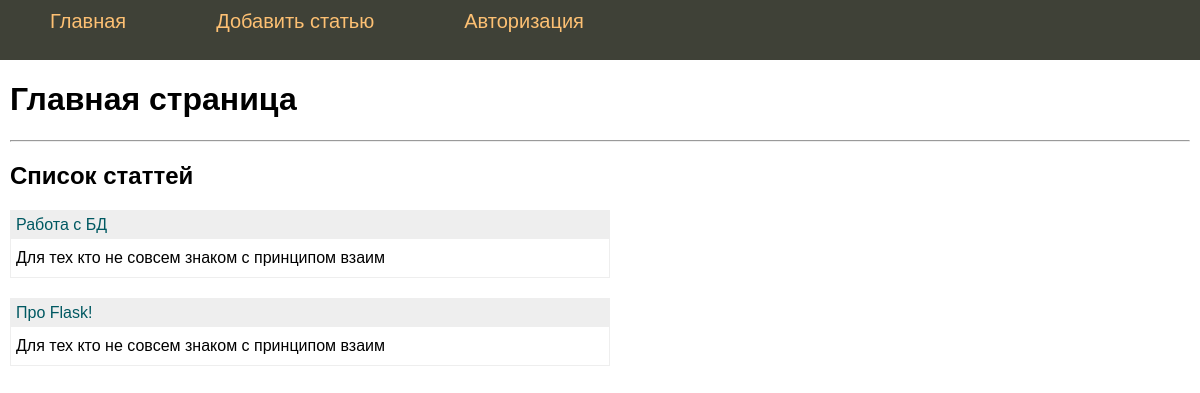
The page / on the database its author committed.
### tables this page shows
CREATE TABLE mainmenu (
id integer PRIMARY KEY AUTOINCREMENT,
title text NOT NULL,
url text NOT NULL
);

CREATE TABLE posts (
id integer PRIMARY KEY AUTOINCREMENT,
title text NOT NULL,
text text NOT NULL,
url text NOT NULL,
time integer NOT NULL
);

### flsite.py (the view)
@app.route("/")
def index():
    return render_template('index.html', menu=dbase.getMenu(), posts=dbase.getPostAnonce())

### FDataBase.py (called while the page is built)
    def getMenu(self):
        sql = '''SELECT * FROM mainmenu'''
        try:
            self.__cur.execute(sql)
            res = self.__cur.fetchall()
            if res: return res
        except:
            print("Ошибка чтения из БД")
        return []

    def getPostAnonce(self):
        try:
            self.__cur.execute(f"SELECT id, title, text, url FROM posts ORDER BY time DESC")
            res = self.__cur.fetchall()
            if res: return res
        except sqlite3.Error as e:
            print("Ошибка получения статьи из БД"+str(e))

### flsite.py (called while the page is built)
def connect_db():
    conn = sqlite3.connect(app.config['DATABASE'])
    conn.row_factory = sqlite3.Row
    return conn

def get_db():
    if not hasattr(g, 'link_db'):
        g.link_db = connect_db()
    return g.link_db

@app.before_request
def before_request():
    global dbase
    db = get_db()
    dbase=FDataBase(db)

### templates/index.html
{% extends 'base.html' %}
{% block content %}
    {{ super() }}
    <hr>
    <h2>Список статтей</h2>
    <ul class="list-posts">
        {% for p in posts %}
            <li>
                <p class="title"><a href="{{ url_for('showPost', alias=p.url) }}">{{ p.title }}</a></p>
                <p class="annonce">{{ p.text[:50] | striptags }}</p>
            </li>
        {% endfor %}
    </ul>
{% endblock %}

### templates/base.html (shortened to what this page needs)
<!doctype html>
<html lang="ru">
<head>
    <link rel="stylesheet" href="{{ url_for('static', filename='css/style.css') }}">
</head>
<body>
    {% block content %}
        <ul class="mainmenu">
            {% for m in menu %}
                <li><a href="{{ m.url }}">{{ m.title }}</a></li>
            {% endfor %}
        </ul>
        <div class="content">
            {% if title %}
                <h1>{{ title }}</h1>
            {% else %}
                <h1>Главная страница</h1>
            {% endif %}
    {% endblock %}
    </div>
</body>
</html>

### static/css/style.css (style rules this page uses)
html, body { font-family: 'Arial'; margin: 0; padding: 0; height: 100%; width: 100%; }
a { color: #005962; text-decoration: none; }
ul.mainmenu { list-style: none; background: #3F4137; height: 60px; margin: 0; padding: 0; color: #fdc073; font-size: 20px; overflow: hidden; }
ul.mainmenu li { float: left; margin: 10px 40px 0 50px; }
ul.mainmenu li a { color: #fdc073; text-decoration: none; }
.content { margin: 10px; }
ul.list-posts { list-style: none; margin: 0; padding: 0; max-width: 600px; }
ul.list-posts li { margin: 20px 0 0 0; border: 1px solid #eee; }
ul.list-posts .title { margin: 0; padding: 5px; background: #eee; }
ul.list-posts .annonce { margin: 0; padding: 10px 5px 10px 5px; }

### rows shown on the page
mainmenu: title "Главная"
mainmenu: title "Добавить статью"
mainmenu: title "Авторизация"
posts: title "Работа с БД", text "Для тех кто не совсем знаком с принципом взаим"
posts: title "Про Flask!", text "Для тех кто не совсем знаком с принципом взаим"
